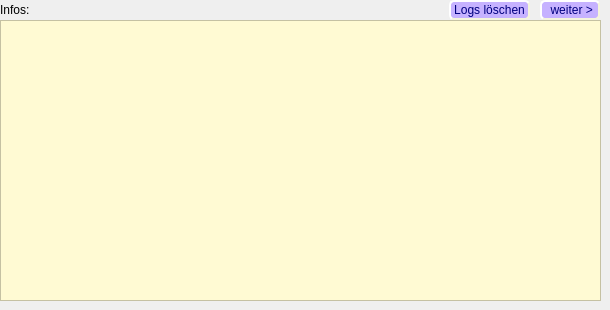
      <widget class="QWidget" name="logger_infos">
       <widget class="QPushButton" name="Btn_stacked_info_next_2">
        <property name="geometry">
         <rect>
          <x>540</x>
          <y>0</y>
          <width>60</width>
          <height>20</height>
         </rect>
        </property>
        <property name="toolTip">
         <string>nächste ist Datei-Infos holen</string>
        </property>
        <property name="styleSheet">
         <string notr="true">QPushButton { 
	color: rgb(0, 0, 127);
	selection-background-color: rgb(255, 85, 0);
	background-color: rgb(198, 178, 255);
	border-style: outset;
	border-width: 2px;
	font: 10pt &quot;MS Shell Dlg 2&quot;;
	border-radius: 5px;
	border-color: beige;
}                   
QPushButton:enabled{
	background-color: rgb(198, 178, 255);
}                           
QPushButton:pressed{ 
	background: red;
}                            
QPushButton:disabled{                             
	background-color: gray;                
}
QPushButton:hover{
	background-color: rgb(255, 85, 255);
}   </string>
        </property>
        <property name="text">
         <string> weiter &gt;</string>
        </property>
       </widget>
       <widget class="QTextBrowser" name="txtBrowser_loginfos">
        <property name="geometry">
         <rect>
          <x>0</x>
          <y>20</y>
          <width>601</width>
          <height>281</height>
         </rect>
        </property>
        <property name="font">
         <font>
          <family>Arial Unicode MS</family>
         </font>
        </property>
        <property name="styleSheet">
         <string notr="true">background-color: rgb(255, 250, 211)</string>
        </property>
       </widget>
       <widget class="QLabel" name="lblinfos_on_imagestacked">
        <property name="geometry">
         <rect>
          <x>0</x>
          <y>0</y>
          <width>31</width>
          <height>20</height>
         </rect>
        </property>
        <property name="text">
         <string>Infos:</string>
        </property>
       </widget>
       <widget class="QLabel" name="lbl_infos_on_imagestacked">
        <property name="geometry">
         <rect>
          <x>40</x>
          <y>0</y>
          <width>491</width>
          <height>20</height>
         </rect>
        </property>
        <property name="text">
         <string/>
        </property>
       </widget>
       <widget class="QPushButton" name="Btn_delete_logs">
        <property name="geometry">
         <rect>
          <x>449</x>
          <y>0</y>
          <width>81</width>
          <height>20</height>
         </rect>
        </property>
        <property name="toolTip">
         <string>nächste ist Datei-Infos holen</string>
        </property>
        <property name="styleSheet">
         <string notr="true">QPushButton { 
	color: rgb(0, 0, 127);
	selection-background-color: rgb(255, 85, 0);
	background-color: rgb(198, 178, 255);
	border-style: outset;
	border-width: 2px;
	font: 10pt &quot;MS Shell Dlg 2&quot;;
	border-radius: 5px;
	border-color: beige;
}                   
QPushButton:enabled{
	background-color: rgb(198, 178, 255);
}                           
QPushButton:pressed{ 
	background: red;
}                            
QPushButton:disabled{                             
	background-color: gray;                
}
QPushButton:hover{
	background-color: rgb(255, 85, 255);
}   </string>
        </property>
        <property name="text">
         <string>Logs löschen</string>
        </property>
       </widget>
      </widget>
